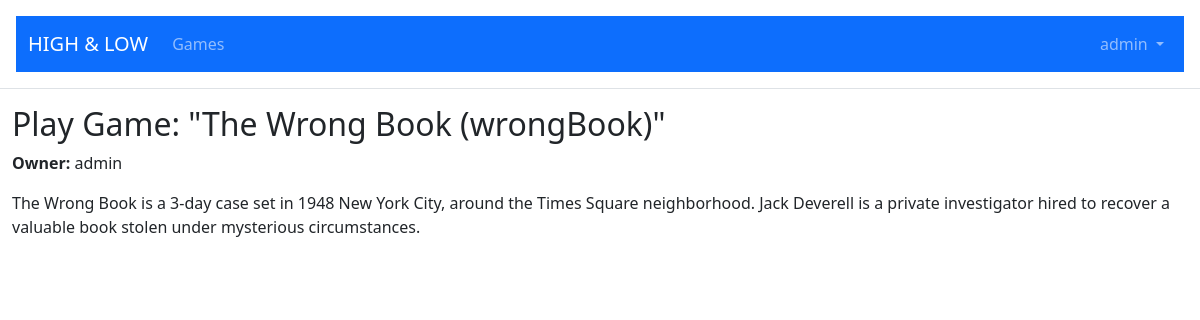
Screenshot of /games/game/1/play/ (signed in) with the database file from the repository.
### accounts/models.py (models this page shows, shortened)
class CustomUser(AbstractUser):
    bgglink = models.CharField(blank=True, max_length=255)

### games/models.py (models this page shows, shortened)
class Game(models.Model):
    name = models.CharField(max_length=50, help_text="Internal name of the game")
    text = models.TextField(help_text="Game text", default="", blank=True)
    textHash = models.CharField(
        max_length=80, help_text="Hash of text", default="", blank=True
    )
    isPublic = models.BooleanField(help_text="Is game publicly visible?")
    owner = models.ForeignKey(
        settings.AUTH_USER_MODEL, on_delete=models.SET_NULL, blank=True, null=True
    )
    title = models.CharField(
        max_length=80, help_text="Title of game", default="", blank=True
    )
    subtitle = models.CharField(
        max_length=80, help_text="Subtitle of game", default="", blank=True
    )
    authors = models.CharField(
        max_length=255, help_text="Author(s) of game (w/emails)", default="", blank=True
    )
    summary = models.TextField(help_text="Short description", default="", blank=True)
    version = models.CharField(
        max_length=32, help_text="Version information", default="", blank=True
    )
    versionDate = models.CharField(
        max_length=64, help_text="Version date", default="", blank=True
    )
    difficulty = models.CharField(
        max_length=32, help_text="Difficulty", default="", blank=True
    )
    cautions = models.CharField(
        max_length=32, help_text="Age rage, etc.", default="", blank=True
    )
    duration = models.CharField(
        max_length=32, help_text="Expected playtime", default="", blank=True
    )
    url = models.CharField(
        max_length=255, help_text="Homepage url", default="", blank=True
    )
    extraInfo = models.TextField(
        help_text="Extra information (credits, links, etc.)", default="", blank=True
    )
    buildLog = models.TextField(help_text="Build Log", default="", blank=True)
    needsBuild = models.BooleanField(help_text="Game was updated and needs rebuild")
    queueStatus = models.CharField(
        max_length=32, help_text="Internal build queue stage", default="", blank=True
    )
    isBuildErrored = models.BooleanField(
        help_text="Was there an error on the last build?"
    )
    buildDate = models.DateTimeField(
        help_text="When was story last built?", null=True, blank=True
    )

### games/views.py (the view)
# urls.py: path("game/<int:pk>/play/", GamePlayView.as_view(), name="gamePlay"),
class GamePlayView(LoginRequiredMixin, UserPassesTestMixin, DetailView):
    model = Game
    template_name = "games/gamePlay.html"
    form_class = BuildGameForm
    def test_func(self):
        obj = self.get_object()
        return (obj.isPublic == True)

### games/templates/games/gamePlay.html (shortened to what this page needs)
{% extends "core/base.html" %}
{% load crispy_forms_tags %}
{% block content %}
<div class="gameEntry">
    <h2>Play Game: "{{ game.title }} ({{ game.name }})"</h2>
    <p><b>Owner:</b> {{ game.owner }}</p>
    <p>{{ game.summary }}</p>
</div>
{% endblock content %}

### core/templates/core/base.html (shortened to what this page needs)
{% load active_link_tags %}
{% load static %}
<!DOCTYPE html>
<html>
<head>
    <link href="https://cdn.jsdelivr.net/npm/bootstrap@5.3.3/dist/css/bootstrap.min.css" rel="stylesheet">
    <link href="{% static 'css/core.css' %}" rel="stylesheet">
</head>
<body>
    <header class="p-3 mb-3 border-bottom">
        <nav class="navbar navbar-expand-lg navbar-dark bg-primary" id="hlnavbar">
        <div class="container-fluid ">
            <a class="navbar-brand" href="{% url 'coreHome' %}">HIGH & LOW</a>
            <div class="collapse navbar-collapse" id="navbarSupportedContent">
                <ul class="navbar-nav">
                    <li class="nav-item">
                        <a class="nav-link {% active_link 'gameHome' %}" href="{% url 'gameHome' %}">Games</a>
                    </li>
                </ul>
            {% if user.is_authenticated %}
                <ul class="navbar-nav ms-auto">
                    <li class="nav-item dropdown">
                        <a class="nav-link dropdown-toggle" href="#" id="navbarAccountDropdown" role="button" data-bs-toggle="dropdown" aria-haspopup="true" aria-expanded="false">
                            {{ user.username }}
                        </a>
                    </li>
                </ul>
            {% endif %}
            </div>
        </div>
        </nav>
      </header>
    <div class="container-fluid ">
    <main>
        {% block content %}
        {% endblock content %}
    </main>
    </div>
</body>
</html>

### rows the page displays
CustomUser: username "admin"
Game: title "The Wrong Book", name "wrongBook", owner "admin", summary "The Wrong Book is a 3-day case set in 1948 New York City, around the Times Square neighborhood. Jack Deverell is a private investigator hired to recover a valuable book stolen under mysterious circumstances."
